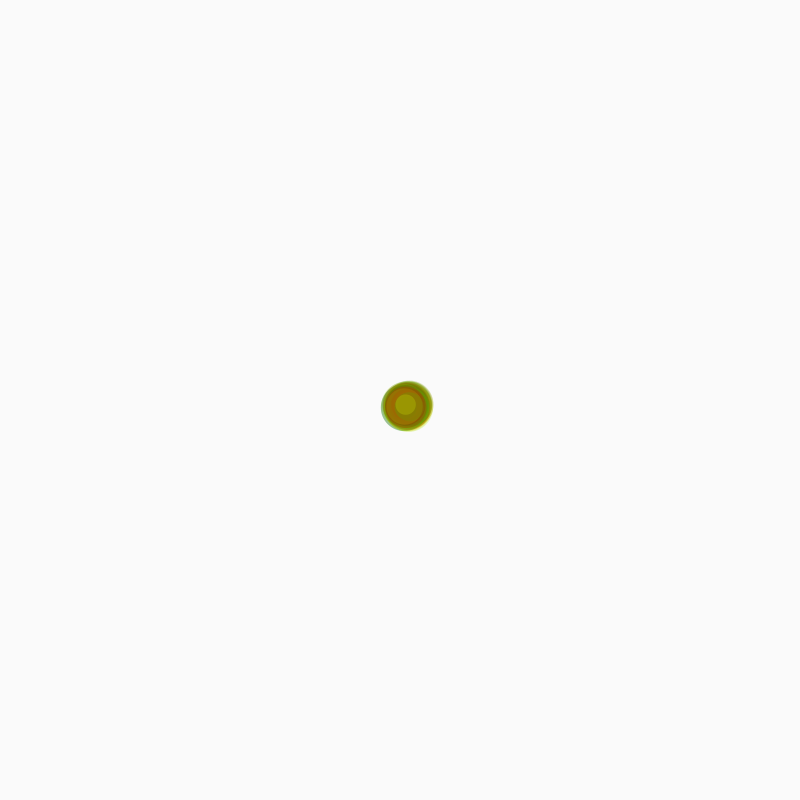
Frame 1 (no input)
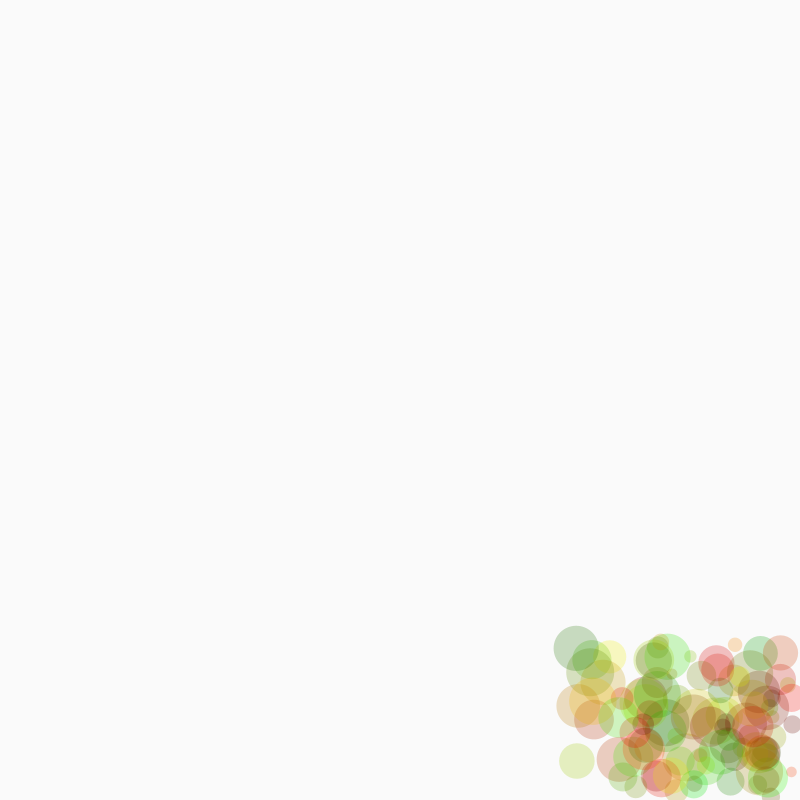
Frame 60 (the mouse pressed at the canvas centre just before this capture)
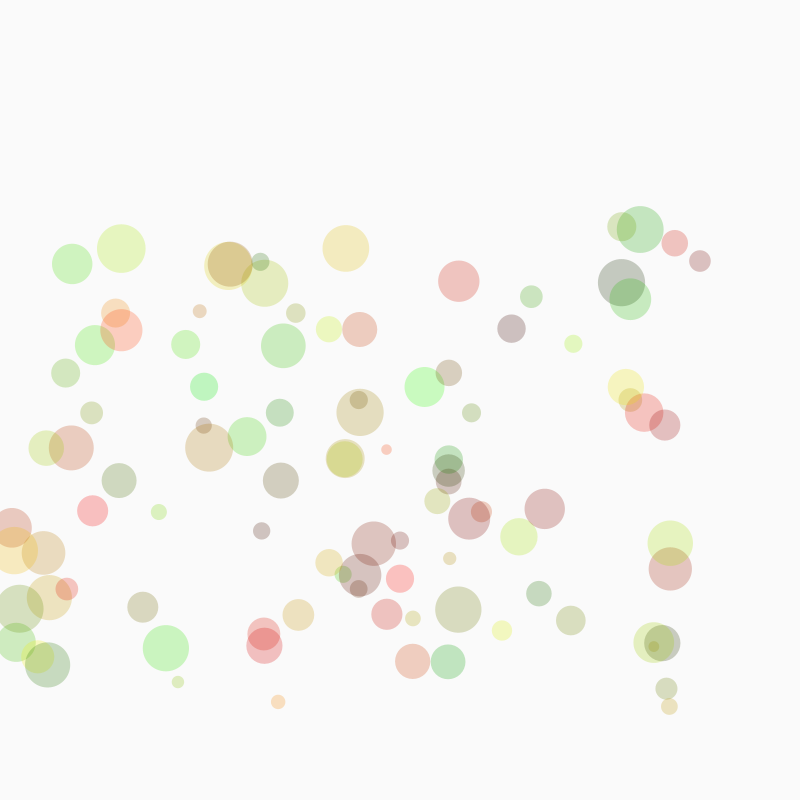
Frame 120 (the mouse held since frame 60 and released just before this capture)

The Processing sketch that drew these frames (run headless with seeded random() and noise(); from frame 60 on, the mouse is pressed at the canvas centre):

// Processing sketch: processing_119215
// ── processing_119215.pde

//una bola:
//int posX, posY, velX, velY;
//int sz = 10;
//moltes bolas:
float[] posX = new float[400];
float[] posY = new float[400];
float[] velX = new float[400];
float[] velY = new float[400];
int i;
color[] colorboles = new int[400];
float[] sz = new float[400];
void setup(){
  size(800,800);
  for (i=0; i<400; i++)
 {
  posX[i] = width/2;
  posY[i] = height/2; 
  
  velX[i] = (random(4,10));
  velY[i] = (random(4,8));
  colorboles[i]= color(random(0,255),random(0,255),random(1),60);
  sz[i]= random(10,50);
 }
}

void draw(){
 // background(100);
  noStroke();
 fill (250);
 rect(0,0,width,height);
  for (i=0; i<100; i++)
  {
  //actualitzem posicions
  posX[i] = posX[i]+velX[i];
  posY[i] = posY[i]+velY[i];
  
  //dibuixem
  ellipse(posX[i],posY[i],sz[i],sz[i]);

  //comprovem la posicioX
  if((posX[i]<sz[i]/2)||(posX[i]>width-sz[i]/2)){
    velX[i] = -velX[i];
  } 
    //comprovem la posiciY
  if((posY[i]<sz[i]/2)||(posY[i]>height-sz[i]/2)){
    velY[i] = -velY[i];
  } 
  fill (colorboles[i]);
  
}}
